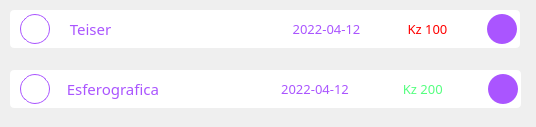
<?xml version="1.0" encoding="UTF-8"?>
<ui version="4.0">
 <class>Form</class>
 <widget class="QWidget" name="Form">
  <property name="geometry">
   <rect>
    <x>0</x>
    <y>0</y>
    <width>536</width>
    <height>127</height>
   </rect>
  </property>
  <property name="windowTitle">
   <string>Form</string>
  </property>
  <widget class="QFrame" name="pequenoHistoricoSaida">
   <property name="geometry">
    <rect>
     <x>10</x>
     <y>10</y>
     <width>510</width>
     <height>38</height>
    </rect>
   </property>
   <property name="maximumSize">
    <size>
     <width>16777215</width>
     <height>38</height>
    </size>
   </property>
   <property name="styleSheet">
    <string notr="true">QFrame{
background-color: rgb(255, 255, 255);
border-radius:4px;}</string>
   </property>
   <property name="frameShape">
    <enum>QFrame::StyledPanel</enum>
   </property>
   <property name="frameShadow">
    <enum>QFrame::Raised</enum>
   </property>
   <layout class="QHBoxLayout" name="horizontalLayout_116">
    <property name="spacing">
     <number>3</number>
    </property>
    <property name="leftMargin">
     <number>10</number>
    </property>
    <property name="topMargin">
     <number>0</number>
    </property>
    <property name="rightMargin">
     <number>3</number>
    </property>
    <property name="bottomMargin">
     <number>0</number>
    </property>
    <item>
     <widget class="QPushButton" name="pushButton_16">
      <property name="minimumSize">
       <size>
        <width>30</width>
        <height>30</height>
       </size>
      </property>
      <property name="maximumSize">
       <size>
        <width>30</width>
        <height>30</height>
       </size>
      </property>
      <property name="font">
       <font>
        <pointsize>2</pointsize>
       </font>
      </property>
      <property name="styleSheet">
       <string notr="true">QPushButton{
border-color: rgb(170, 85, 255);
border: 1px solid rgb(170, 85, 255);
background-color: rgb(255, 255, 255);
border-radius:0px;
border-radius:15px}

QPushButton:hover{
border-color: rgb(170, 85, 255);
border: 1px solid rgb(170, 85, 255);
background-color: rgb(255, 255, 255);
border-radius:0px;
border-radius:15px}

QPushButton:pressed{
border-color: rgb(170, 85, 255);
border: 1px solid rgb(170, 85, 255);
background-color: rgb(255, 255, 255);
border-radius:0px;
border-radius:15px;
padding: 0px}

</string>
      </property>
      <property name="text">
       <string/>
      </property>
      <property name="icon">
       <iconset>
        <normaloff>img/Money Bag Franc_30px.png</normaloff>img/Money Bag Franc_30px.png</iconset>
      </property>
      <property name="iconSize">
       <size>
        <width>24</width>
        <height>26</height>
       </size>
      </property>
     </widget>
    </item>
    <item>
     <widget class="QFrame" name="frame_243">
      <property name="styleSheet">
       <string notr="true"/>
      </property>
      <property name="frameShape">
       <enum>QFrame::StyledPanel</enum>
      </property>
      <property name="frameShadow">
       <enum>QFrame::Raised</enum>
      </property>
      <layout class="QHBoxLayout" name="horizontalLayout_118">
       <property name="spacing">
        <number>0</number>
       </property>
       <property name="leftMargin">
        <number>0</number>
       </property>
       <property name="topMargin">
        <number>0</number>
       </property>
       <property name="rightMargin">
        <number>0</number>
       </property>
       <property name="bottomMargin">
        <number>0</number>
       </property>
       <item>
        <widget class="QFrame" name="frame_245">
         <property name="styleSheet">
          <string notr="true"/>
         </property>
         <property name="frameShape">
          <enum>QFrame::StyledPanel</enum>
         </property>
         <property name="frameShadow">
          <enum>QFrame::Raised</enum>
         </property>
         <layout class="QHBoxLayout" name="horizontalLayout_120">
          <item>
           <widget class="QLabel" name="nomeSaida">
            <property name="font">
             <font>
              <family>Segoe UI Semibold</family>
              <pointsize>11</pointsize>
             </font>
            </property>
            <property name="styleSheet">
             <string notr="true">color: rgb(170, 85, 255);</string>
            </property>
            <property name="text">
             <string>  Teiser</string>
            </property>
            <property name="alignment">
             <set>Qt::AlignLeading|Qt::AlignLeft|Qt::AlignVCenter</set>
            </property>
           </widget>
          </item>
         </layout>
        </widget>
       </item>
      </layout>
     </widget>
    </item>
    <item>
     <widget class="QFrame" name="frame_244">
      <property name="styleSheet">
       <string notr="true"/>
      </property>
      <property name="frameShape">
       <enum>QFrame::StyledPanel</enum>
      </property>
      <property name="frameShadow">
       <enum>QFrame::Raised</enum>
      </property>
      <layout class="QHBoxLayout" name="horizontalLayout_119">
       <item>
        <widget class="QLabel" name="dataSaida">
         <property name="font">
          <font>
           <family>Segoe UI Semibold</family>
           <pointsize>10</pointsize>
          </font>
         </property>
         <property name="styleSheet">
          <string notr="true">color: rgb(170, 85, 255);</string>
         </property>
         <property name="text">
          <string>2022-04-12</string>
         </property>
         <property name="alignment">
          <set>Qt::AlignCenter</set>
         </property>
        </widget>
       </item>
       <item>
        <widget class="QLabel" name="valorSaida">
         <property name="maximumSize">
          <size>
           <width>147</width>
           <height>16777215</height>
          </size>
         </property>
         <property name="font">
          <font>
           <family>Segoe UI Semibold</family>
           <pointsize>10</pointsize>
          </font>
         </property>
         <property name="styleSheet">
          <string notr="true">color: rgb(255, 0, 0);</string>
         </property>
         <property name="text">
          <string>Kz 100</string>
         </property>
         <property name="alignment">
          <set>Qt::AlignCenter</set>
         </property>
        </widget>
       </item>
      </layout>
     </widget>
    </item>
    <item>
     <widget class="QPushButton" name="iconSis">
      <property name="minimumSize">
       <size>
        <width>30</width>
        <height>30</height>
       </size>
      </property>
      <property name="maximumSize">
       <size>
        <width>30</width>
        <height>30</height>
       </size>
      </property>
      <property name="font">
       <font>
        <pointsize>2</pointsize>
       </font>
      </property>
      <property name="styleSheet">
       <string notr="true">QPushButton{
border-color: rgb(170, 85, 255);
background-color: rgb(170, 85, 255);
border-radius:0px;
border-radius:15px}

QPushButton:hover{
border-color: rgb(170, 85, 255);
background-color: rgb(170, 85, 255);
border-radius:0px;
border-radius:15px}

QPushButton:pressed{
border-color: rgb(170, 85, 255);
background-color: rgb(170, 85, 255);
border-radius:0px;
border-radius:15px;
padding: 0px
}
</string>
      </property>
      <property name="text">
       <string/>
      </property>
      <property name="icon">
       <iconset>
        <normaloff>img/logoFC.png</normaloff>img/logoFC.png</iconset>
      </property>
      <property name="iconSize">
       <size>
        <width>24</width>
        <height>26</height>
       </size>
      </property>
     </widget>
    </item>
   </layout>
  </widget>
  <widget class="QFrame" name="pequenoHistoricoEntrada">
   <property name="geometry">
    <rect>
     <x>10</x>
     <y>70</y>
     <width>511</width>
     <height>38</height>
    </rect>
   </property>
   <property name="styleSheet">
    <string notr="true">QFrame{
background-color: rgb(255, 255, 255);
border-radius:4px;}</string>
   </property>
   <property name="frameShape">
    <enum>QFrame::StyledPanel</enum>
   </property>
   <property name="frameShadow">
    <enum>QFrame::Raised</enum>
   </property>
   <layout class="QHBoxLayout" name="horizontalLayout_98">
    <property name="spacing">
     <number>3</number>
    </property>
    <property name="leftMargin">
     <number>10</number>
    </property>
    <property name="topMargin">
     <number>0</number>
    </property>
    <property name="rightMargin">
     <number>3</number>
    </property>
    <property name="bottomMargin">
     <number>0</number>
    </property>
    <item>
     <widget class="QFrame" name="frame_228">
      <property name="styleSheet">
       <string notr="true"/>
      </property>
      <property name="frameShape">
       <enum>QFrame::StyledPanel</enum>
      </property>
      <property name="frameShadow">
       <enum>QFrame::Raised</enum>
      </property>
      <layout class="QHBoxLayout" name="horizontalLayout_100">
       <property name="spacing">
        <number>0</number>
       </property>
       <property name="leftMargin">
        <number>0</number>
       </property>
       <property name="topMargin">
        <number>0</number>
       </property>
       <property name="rightMargin">
        <number>0</number>
       </property>
       <property name="bottomMargin">
        <number>0</number>
       </property>
       <item>
        <widget class="QPushButton" name="pushButton_15">
         <property name="minimumSize">
          <size>
           <width>30</width>
           <height>30</height>
          </size>
         </property>
         <property name="maximumSize">
          <size>
           <width>30</width>
           <height>30</height>
          </size>
         </property>
         <property name="font">
          <font>
           <pointsize>2</pointsize>
          </font>
         </property>
         <property name="styleSheet">
          <string notr="true">QPushButton{
border-color: rgb(170, 85, 255);
border: 1px solid rgb(170, 85, 255);
background-color: rgb(255, 255, 255);
border-radius:0px;
border-radius:15px}

QPushButton:hover{
border-color: rgb(170, 85, 255);
border: 1px solid rgb(170, 85, 255);
background-color: rgb(255, 255, 255);
border-radius:0px;
border-radius:15px}

QPushButton:pressed{
border-color: rgb(170, 85, 255);
border: 1px solid rgb(170, 85, 255);
background-color: rgb(255, 255, 255);
border-radius:0px;
border-radius:15px;
padding: 0px}

</string>
         </property>
         <property name="text">
          <string/>
         </property>
         <property name="icon">
          <iconset>
           <normaloff>img/Money Bag Pounds_30px.png</normaloff>img/Money Bag Pounds_30px.png</iconset>
         </property>
         <property name="iconSize">
          <size>
           <width>22</width>
           <height>24</height>
          </size>
         </property>
        </widget>
       </item>
       <item>
        <widget class="QFrame" name="frame_227">
         <property name="styleSheet">
          <string notr="true"/>
         </property>
         <property name="frameShape">
          <enum>QFrame::StyledPanel</enum>
         </property>
         <property name="frameShadow">
          <enum>QFrame::Raised</enum>
         </property>
         <layout class="QHBoxLayout" name="horizontalLayout_99">
          <item>
           <widget class="QLabel" name="nomeEntrada">
            <property name="font">
             <font>
              <family>Segoe UI Semibold</family>
              <pointsize>11</pointsize>
             </font>
            </property>
            <property name="styleSheet">
             <string notr="true">color: rgb(170, 85, 255);</string>
            </property>
            <property name="text">
             <string>  Esferografica</string>
            </property>
            <property name="alignment">
             <set>Qt::AlignJustify|Qt::AlignVCenter</set>
            </property>
           </widget>
          </item>
         </layout>
        </widget>
       </item>
      </layout>
     </widget>
    </item>
    <item>
     <widget class="QFrame" name="frame_230">
      <property name="styleSheet">
       <string notr="true"/>
      </property>
      <property name="frameShape">
       <enum>QFrame::StyledPanel</enum>
      </property>
      <property name="frameShadow">
       <enum>QFrame::Raised</enum>
      </property>
      <layout class="QHBoxLayout" name="horizontalLayout_102">
       <item>
        <widget class="QLabel" name="dataEntrada">
         <property name="font">
          <font>
           <family>Segoe UI Semibold</family>
           <pointsize>10</pointsize>
          </font>
         </property>
         <property name="styleSheet">
          <string notr="true">color: rgb(170, 85, 255);</string>
         </property>
         <property name="text">
          <string>2022-04-12</string>
         </property>
         <property name="alignment">
          <set>Qt::AlignCenter</set>
         </property>
        </widget>
       </item>
       <item>
        <widget class="QLabel" name="valorEntrada">
         <property name="maximumSize">
          <size>
           <width>147</width>
           <height>16777215</height>
          </size>
         </property>
         <property name="font">
          <font>
           <family>Segoe UI Semibold</family>
           <pointsize>10</pointsize>
          </font>
         </property>
         <property name="styleSheet">
          <string notr="true">color: rgb(85, 255, 127);</string>
         </property>
         <property name="text">
          <string>Kz 200 </string>
         </property>
         <property name="alignment">
          <set>Qt::AlignCenter</set>
         </property>
        </widget>
       </item>
      </layout>
     </widget>
    </item>
    <item>
     <widget class="QPushButton" name="iconSis_2">
      <property name="minimumSize">
       <size>
        <width>30</width>
        <height>30</height>
       </size>
      </property>
      <property name="maximumSize">
       <size>
        <width>30</width>
        <height>30</height>
       </size>
      </property>
      <property name="font">
       <font>
        <pointsize>2</pointsize>
       </font>
      </property>
      <property name="styleSheet">
       <string notr="true">QPushButton{
border-color: rgb(170, 85, 255);
background-color: rgb(170, 85, 255);
border-radius:0px;
border-radius:15px}

QPushButton:hover{
border-color: rgb(170, 85, 255);
background-color: rgb(170, 85, 255);
border-radius:0px;
border-radius:15px}

QPushButton:pressed{
border-color: rgb(170, 85, 255);
background-color: rgb(170, 85, 255);
border-radius:0px;
border-radius:15px;
padding: 0px}
</string>
      </property>
      <property name="text">
       <string/>
      </property>
      <property name="icon">
       <iconset>
        <normaloff>img/logoFC.png</normaloff>img/logoFC.png</iconset>
      </property>
      <property name="iconSize">
       <size>
        <width>24</width>
        <height>26</height>
       </size>
      </property>
     </widget>
    </item>
   </layout>
  </widget>
 </widget>
 <resources/>
 <connections/>
</ui>
